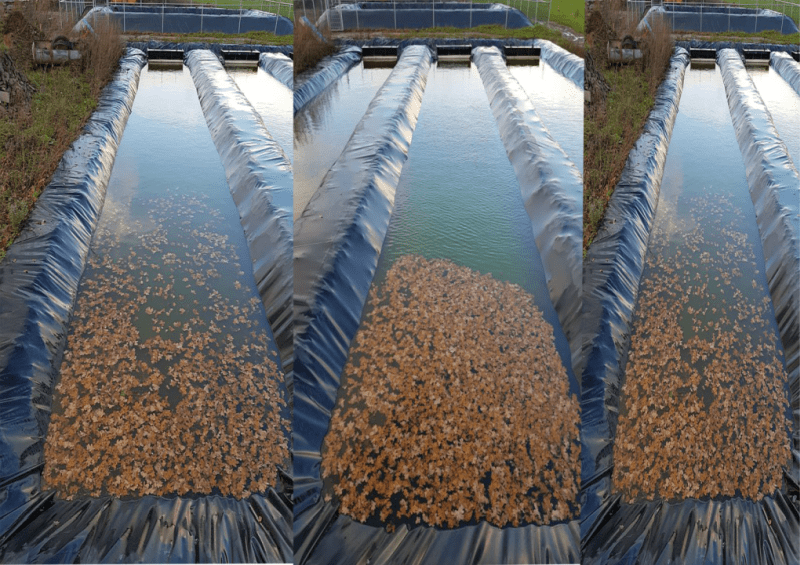
#> input picture threepots.png, 800 x 565 px
$ python last.py   (Python 2 division)
#> lines starting #> are read from the running program, lines starting #| are printed output that depends on the picture; after the words box and inside, x2 and y2 are one past the last pixel; in counts of white or black regions, pixels touching at a corner belong together; long printed decimals are rounded
### pyimagesearch.py
# import the necessary packages
import numpy as np
import cv2

def order_points(pts):
	# initialzie a list of coordinates that will be ordered
	# such that the first entry in the list is the top-left,
	# the second entry is the top-right, the third is the
	# bottom-right, and the fourth is the bottom-left
	rect = np.zeros((4, 2), dtype = "float32")

	# the top-left point will have the smallest sum, whereas
	# the bottom-right point will have the largest sum
	s = pts.sum(axis = 1)
	rect[0] = pts[np.argmin(s)]
	rect[2] = pts[np.argmax(s)]

	# now, compute the difference between the points, the
	# top-right point will have the smallest difference,
	# whereas the bottom-left will have the largest difference
	diff = np.diff(pts, axis = 1)
	rect[1] = pts[np.argmin(diff)]
	rect[3] = pts[np.argmax(diff)]

	# return the ordered coordinates
	return rect
def four_point_transform(image, pts):
	# obtain a consistent order of the points and unpack them
	# individually
	rect = order_points(pts)
	(tl, tr, br, bl) = rect

	# compute the width of the new image, which will be the
	# maximum distance between bottom-right and bottom-left
	# x-coordiates or the top-right and top-left x-coordinates
	widthA = np.sqrt(((br[0] - bl[0]) ** 2) + ((br[1] - bl[1]) ** 2))
	widthB = np.sqrt(((tr[0] - tl[0]) ** 2) + ((tr[1] - tl[1]) ** 2))
	maxWidth = max(int(widthA), int(widthB))

	# compute the height of the new image, which will be the
	# maximum distance between the top-right and bottom-right
	# y-coordinates or the top-left and bottom-left y-coordinates
	heightA = np.sqrt(((tr[0] - br[0]) ** 2) + ((tr[1] - br[1]) ** 2))
	heightB = np.sqrt(((tl[0] - bl[0]) ** 2) + ((tl[1] - bl[1]) ** 2))
	maxHeight = max(int(heightA), int(heightB))

	# now that we have the dimensions of the new image, construct
	# the set of destination points to obtain a "birds eye view",
	# (i.e. top-down view) of the image, again specifying points
	# in the top-left, top-right, bottom-right, and bottom-left
	# order
	dst = np.array([
		[0, 0],
		[maxWidth - 1, 0],
		[maxWidth - 1, maxHeight - 1],
		[0, maxHeight - 1]], dtype = "float32")

	# compute the perspective transform matrix and then apply it
	M = cv2.getPerspectiveTransform(rect, dst)
	warped = cv2.warpPerspective(image, M, (maxWidth, maxHeight))

	# return the warped image
	return warped

### last.py
import cv2
from PIL import Image
import numpy as np
from matplotlib import pyplot as plt
from pyimagesearch import four_point_transform
from picamera import PiCamera
from time import sleep
# load the image and grab the source coordinates (i.e. the list of
# of (x, y) points)
# NOTE: using the 'eval' function is bad form, but for this example
# let's just roll with it -- in future posts
# automatically determine the coordinates without pre-supplying them
pts1 = np.array(eval('[(141, 68), (186, 71), (276, 473), (33, 478)]'), dtype = "float32")
pts2 = np.array(eval('[(294, 272), (399, 270), (306, 334), (339, 329)]'), dtype = "float32")
pts3 = np.array(eval('[(680, 74), (730, 90), (793, 467), (610, 462)]'), dtype = "float32")
def camera():
	camera = PiCamera()
	camera.capture('threepots.png')
def warpedfoo(image, pts):
	# apply the four point tranform to obtain a "birds eye view" of
	# the image
	warped = four_point_transform(image, pts)
	return warped
def changecolorandframe(img1):
	BLUE = [255,0,0]
	constant= cv2.copyMakeBorder(img1,10,10,10,10,cv2.BORDER_CONSTANT,value=BLUE)
	hsv = cv2.cvtColor(constant,cv2.COLOR_BGR2RGB)
	#plt.imshow(constant,'gray'),plt.title('CONSTANT')#1
	#plt.show()
	return hsv
def colordetection(color_changed,boundaries):
	# define the list of boundaries #boundaries = [([0, 0, 240], [10, 10, 255]),([100, 80, 60], [145, 135, 130])]
	# loop over the boundaries
	for (lower, upper) in boundaries:
		# create NumPy arrays from the boundaries
		lower = np.array(lower, dtype = "uint8")
		upper = np.array(upper, dtype = "uint8")
		# find the colors within the specified boundaries and apply
		# the mask
		mask = cv2.inRange(color_changed, lower, upper)
		colordet_img = cv2.bitwise_and(color_changed, color_changed, mask = mask)
		# show the images
		#cv2.imshow("images", np.hstack([color_changed, colordet_img]))
		#cv2.waitKey(0)
	return colordet_img
def determprocentege(path):
	im = Image.open(path)
	black = 0
	other_color = 0

	for pixel in im.getdata():
		if pixel == (0, 0, 0): # if your image is RGB (if RGBA, (0, 0, 0, 255) or so
			black += 1
		else:
			other_color += 1
	#print('black=' + str(black)+', red='+str(other_color))
	covered_proc = 100*(float(other_color)/float((other_color+black)))
	return covered_proc
camera()
#> (the call stopped at in camera, `camera = PiCamera()`: picamera is not available in this run)
image = cv2.imread('threepots.png')
#> image is the input picture: shape (565, 800, 3); mean B, G, R 104.1, 104.5, 105.2
img1 = warpedfoo(image, pts1)
img2 = warpedfoo(image, pts2)
img3 = warpedfoo(image, pts3)
#> in four_point_transform (call 3), `warped = cv2.warpPerspective(image, M, (maxWidth, maxHeight))`:
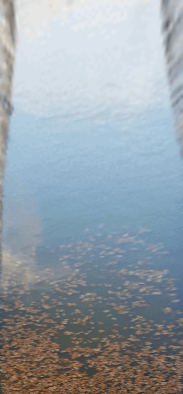
#> warped: shape (394, 183, 3); mean B, G, R 169.4, 161.1, 150.4
color_changed1 = changecolorandframe(img1)
color_changed2 = changecolorandframe(img2)
color_changed3 = changecolorandframe(img3)
#> in changecolorandframe (call 3), `constant= cv2.copyMakeBorder(img1,10,10,10,10,cv2.BORDER_CONSTANT,valu..`:
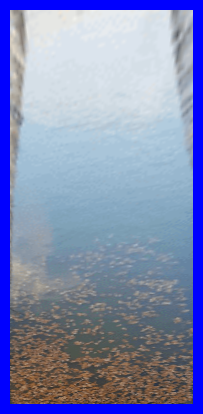
#> constant: shape (414, 203, 3); mean B, G, R 181.6, 138.2, 129.1
colordet_red1 = colordetection(color_changed1,[([0, 0, 240], [10, 10, 255])])
#> the loop in colordetection, `for (lower, upper) in boundaries:` made 1 pass
#> pass 1, in colordetection, `mask = cv2.inRange(color_changed, lower, upper)`:
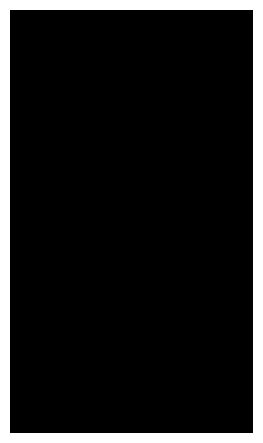
#> mask: shape (443, 263); 11.8% white; 1 white region, box (x1, y1, x2, y2) and area: (0, 0, 263, 443) 13720
colordet_red2 = colordetection(color_changed2,[([0, 0, 240], [10, 10, 255])])
colordet_red3 = colordetection(color_changed3,[([0, 0, 240], [10, 10, 255])])
colordet_flower1 = colordetection(color_changed1,[([100, 80, 60], [145, 135, 130])])
colordet_flower2 = colordetection(color_changed2,[([100, 80, 60], [145, 135, 130])])
#> the loop in colordetection (call 5), `for (lower, upper) in boundaries:` made 1 pass
#> pass 1, in colordetection (call 5), `mask = cv2.inRange(color_changed, lower, upper)`:
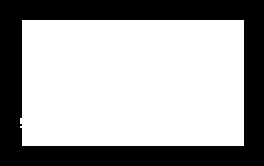
#> mask: shape (83, 132) (shown 2 times larger); 63.9% white; 1 black region, box (x1, y1, x2, y2) and area: (0, 0, 132, 83) 3959
#> pass 1, in colordetection (call 5), `colordet_img = cv2.bitwise_and(color_changed, color_changed, mask = ma..`:
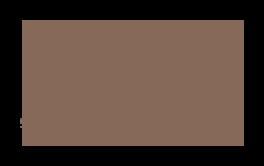
#> colordet_img: shape (83, 132, 3) (shown 2 times larger); mean R, G, B 85.6, 67.1, 56.2
colordet_flower3 = colordetection(color_changed3,[([100, 80, 60], [145, 135, 130])])
cv2.imwrite('img1.jpg',colordet_flower1)
cv2.imwrite('img2.jpg',colordet_flower2)
cv2.imwrite('img3.jpg',colordet_flower3)
path1 = 'img1.jpg'
path2 = 'img2.jpg'
path3 = 'img3.jpg'
precentage1 = determprocentege(path1)
#> the loop in determprocentege, `for pixel in im.getdata():` made 116509 passes
#> pixel on passes 1 to 12: (0, 0, 0), (0, 0, 0), (0, 0, 0), (0, 0, 0), (0, 0, 0), (0, 0, 0), (0, 0, 0), (0, 0, 0), (0, 0, 0), (0, 0, 0), (0, 0, 0), (0, 0, 0)
#> after the loop in determprocentege, `for pixel in im.getdata():`: black = 90815; other_color = 25694
#> in determprocentege, `covered_proc = 100*(float(other_color)/float((other_color+black)))`: covered_proc = 22.05
#> precentage1 = 22.05
precentage2 = determprocentege(path2)
#> call 2 of determprocentege, with path = 'img2.jpg'
#> in determprocentege (call 2), `im = Image.open(path)`:
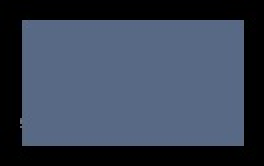
#> im: PIL image 132x83 RGB (shown 2 times larger); mean R, G, B 56.4, 67.1, 85.2
#> the loop in determprocentege (call 2), `for pixel in im.getdata():` made 10956 passes
#> pixel on passes 1 to 12: (1, 0, 2), (1, 0, 2), (0, 0, 2), (0, 0, 2), (0, 0, 0), (0, 0, 0), (0, 0, 0), (0, 0, 0), (0, 0, 0), (0, 0, 0), (0, 0, 0), (0, 0, 0)
#> after the loop in determprocentege (call 2), `for pixel in im.getdata():`: black = 1895; other_color = 9061
#> in determprocentege (call 2), `covered_proc = 100*(float(other_color)/float((other_color+black)))`: covered_proc = 82.7
#> precentage2 = 82.7
precentage3 = determprocentege(path3)
#> call 3 of determprocentege, with path = 'img3.jpg'
#> in determprocentege (call 3), `im = Image.open(path)`:
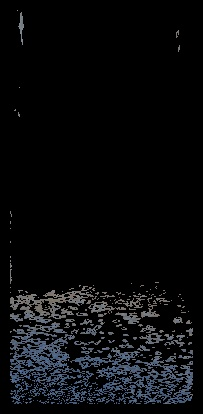
#> im: PIL image 203x414 RGB; mean R, G, B 9.6, 10.4, 12.1
#> after the loop in determprocentege (call 3), `for pixel in im.getdata():`: black = 61237; other_color = 22805
#> in determprocentege (call 3), `covered_proc = 100*(float(other_color)/float((other_color+black)))`: covered_proc = 27.14
#> precentage3 = 27.14
#print(precentage1,precentage2,precentage3)
print precentage1,",",precentage2,",",precentage3
#| 22.053 , 82.704 , 27.135
#cv2.imshow("Flower", colordet_flower)
#cv2.waitKey(0)
